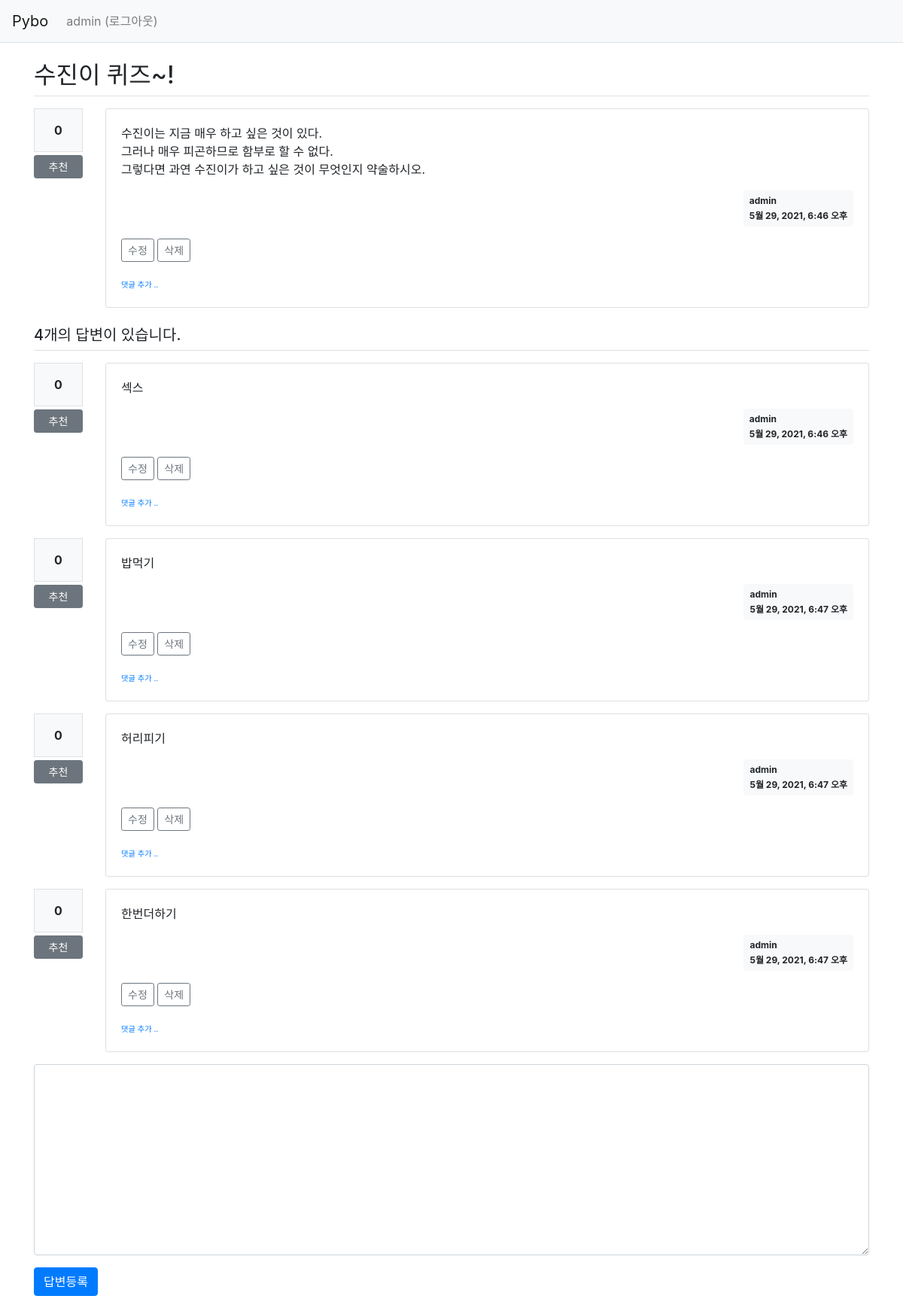
/pybo/310/ (signed in), run on the app's committed database.
### pybo/models.py (models this page shows, shortened)
class Question(models.Model):
    author = models.ForeignKey(User, on_delete=models.CASCADE, related_name='author_question')
    subject = models.CharField(max_length=200)
    content = models.TextField()
    create_date = models.DateTimeField()
    modify_date = models.DateTimeField(null=True, blank=True)
    voter = models.ManyToManyField(User, related_name='voter_question')

class Answer(models.Model):
    author = models.ForeignKey(User, on_delete=models.CASCADE, related_name='author_answer')
    question = models.ForeignKey(Question, on_delete=models.CASCADE)
    content = models.TextField()
    create_date = models.DateTimeField()
    modify_date = models.DateTimeField(null=True, blank=True)
    voter = models.ManyToManyField(User, related_name='voter_answer')

### pybo/views/base_views.py (the view)
# urls.py: path('<int:question_id>/', base_views.detail, name='detail'),
def detail(request, question_id):
    question = get_object_or_404(Question, pk=question_id)
    context = {'question': question}
    return render(request, 'pybo/question_detail.html', context)

### pybo/templatetags/pybo_filter.py (called while the page is built)
@register.filter()
def mark(value):
    extensions = ["nl2br", "fenced_code"]
    return mark_safe(markdown.markdown(value, extensions=extensions))

### templates/pybo/question_detail.html (shortened to what this page needs)
{% extends 'base.html' %}
{% load pybo_filter %}
{% block content %}
<div class="container my-3">
    <h2 class="border-bottom py-2">{{ question.subject }}</h2>
    <div class="row my-3">
        <div class="col-1">
            <div class="bg-light text-center p-3 border font-weight-bolder mb-1">{{question.voter.count}}</div>
            <a href="#" data-uri="{% url 'pybo:vote_question' question.id  %}"
               class="recommend btn btn-sm btn-secondary btn-block my-1">추천</a>
        </div>
        <div class="col-11">
            <div class="card">
                <div class="card-body">
                    <div class="card-text">{{ question.content|mark }}</div>
                    <div class="d-flex justify-content-end">
                        <div class="badge badge-light p-2 text-left">
                            <div class="mb-2">{{ question.author.username }}</div>
                            <div>{{ question.create_date }}</div>
                        </div>
                    </div>
                    {% if request.user == question.author %}
                    <div class="my-3">
                        <a href="{% url 'pybo:question_modify' question.id  %}"
                           class="btn btn-sm btn-outline-secondary">수정</a>
                        <a href="#" class="delete btn btn-sm btn-outline-secondary"
                           data-uri="{% url 'pybo:question_delete' question.id  %}">삭제</a>
                    </div>
                    {% endif %}
                    <div>
                        <a href="{% url 'pybo:comment_create_question' question.id  %}"
                           class="small"><small>댓글 추가 ..</small></a>
                    </div>
                </div>
            </div>
        </div>
    </div>
    <h5 class="border-bottom my-3 py-2">{{question.answer_set.count}}개의 답변이 있습니다.</h5>
    {% for answer in question.answer_set.all %}
    <div class="row my-3">
        <div class="col-1">
            <div class="bg-light text-center p-3 border font-weight-bolder mb-1">{{answer.voter.count}}</div>
            <a href="#" data-uri="{% url 'pybo:vote_answer' answer.id  %}"
                class="recommend btn btn-sm btn-secondary btn-block my-1">추천</a>
        </div>
        <div class="col-11">
            <div class="card">
                <div class="card-body">
                    <div class="card-text">{{ answer.content|mark }}</div>
                    <div class="d-flex justify-content-end">
                        <div class="badge badge-light p-2 text-left">
                            <div class="mb-2">{{ answer.author.username }}</div>
                            <div>{{ answer.create_date }}</div>
                        </div>
                    </div>
                    {% if request.user == answer.author %}
                    <div class="my-3">
                        <a href="{% url 'pybo:answer_modify' answer.id  %}"
                           class="btn btn-sm btn-outline-secondary">수정</a>
                        <a href="#" class="delete btn btn-sm btn-outline-secondary "
                           data-uri="{% url 'pybo:answer_delete' answer.id  %}">삭제</a>
                    </div>
                    {% endif %}
                    <div>
                        <a href="{% url 'pybo:comment_create_answer' answer.id  %}"
                           class="small"><small>댓글 추가 ..</small></a>
                    </div>
                </div>
            </div>
        </div>
    </div>
    {% endfor %}
    <form action="{% url 'pybo:answer_create' question.id %}" method="post" class="my-3">
        <div class="form-group">
            <textarea {% if not user.is_authenticated %}disabled{% endif %}
              name="content" id="content" class="form-control" rows="10"></textarea>
        </div>
        <input type="submit" value="답변등록" class="btn btn-primary">
    </form>
</div>
{% endblock %}

### templates/navbar.html (shortened to what this page needs)
<nav class="navbar navbar-expand-lg navbar-light bg-light border-bottom">
    <a class="navbar-brand" href="{% url 'pybo:index' %}">Pybo</a>
    <div class="collapse navbar-collapse flex-grow-0" id="navbarNav">
        <ul class="navbar-nav">
            <li class="nav-item ">
                {% if user.is_authenticated %}
                <a class="nav-link" href="{% url 'common:logout' %}">{{ user.username }} (로그아웃)</a>
                {% else %}
                <a class="nav-link" href="{% url 'common:login' %}">로그인</a>
                {% endif %}
            </li>
        </ul>
    </div>
</nav>

### data on the page
Question: subject "수진이 퀴즈~!", voter.count "0", content|mark "수진이는 지금 매우 하고 싶은 것이 있다. 그러나 매우 피곤하므로 함부로 할 수 없다. 그렇다면 과연 수진이가 하고 싶은 것이 무엇인지 약술하시오.", author.username "admin", create_date "5월 29, 2021, 6:46 오후", answer_set.count "4"
Answer: voter.count "0", content|mark "섹스", author.username "admin", create_date "5월 29, 2021, 6:46 오후", shows "수정"
Answer: voter.count "0", content|mark "밥먹기", author.username "admin", create_date "5월 29, 2021, 6:47 오후", shows "수정"
Answer: voter.count "0", content|mark "허리피기", author.username "admin", create_date "5월 29, 2021, 6:47 오후", shows "수정"
Answer: voter.count "0", content|mark "한번더하기", author.username "admin", create_date "5월 29, 2021, 6:47 오후", shows "수정"

### other printed values
{{ user.username }} "admin"
